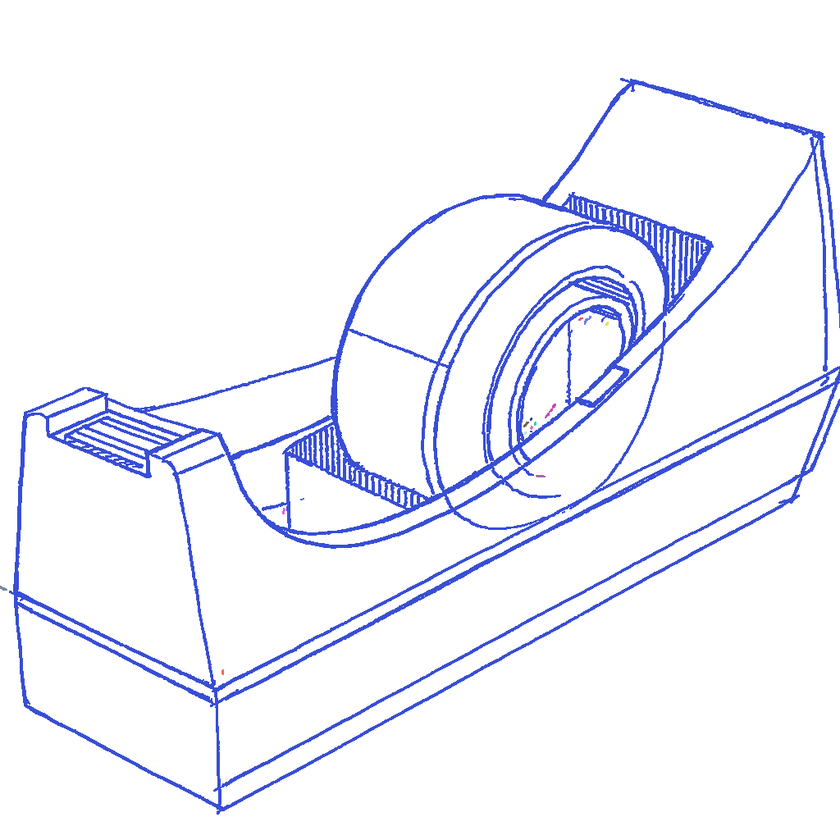
#> input picture example_good_sketch_binary_preprocessed_strokes.png, 840 x 840 px, shrunk from 1024 x 1024 before the run; its folder holds only this picture in this run
$ python stroke_segregation.py example_good_sketch_binary_preprocessed_strokes.png
#> lines starting #> are read from the running program, lines starting #| are printed output that depends on the picture
"""
Stroke Segregation Module

Separates individual strokes from a binarized sketch image.
Each connected stroke region gets a unique label/mask.
"""

# python stroke_segregation.py example_good_sketch_binary_preprocessed.png --stats
# python stroke_segregation.py example_good_sketch_binary_preprocessed.png --stats --debug

import cv2
import numpy as np
from pathlib import Path
import random


def segregate_strokes(
    input_path: str,
    output_path: str = None,
    min_stroke_area: int = 10,
    connectivity: int = 8,
    debug: bool = False,
) -> tuple[np.ndarray, int]:
    """
    Separate individual strokes from a binary sketch image.

    Args:
        input_path: Path to binary image (black lines on white background)
        output_path: Path for visualization output. If None, derived from input.
        min_stroke_area: Minimum pixel area for a valid stroke
        connectivity: 4 or 8 connected neighbors
        debug: If True, save intermediate images

    Returns:
        Tuple of (labeled_image, num_strokes)
    """
#> called with min_stroke_area = 10, connectivity = 8, debug = False
    input_p = Path(input_path)
    debug_dir = input_p.parent / "debug_stroke_segregation"
    if debug:
        debug_dir.mkdir(exist_ok=True)
        print(f"Debug output directory: {debug_dir}")

    img = cv2.imread(input_path, cv2.IMREAD_GRAYSCALE)
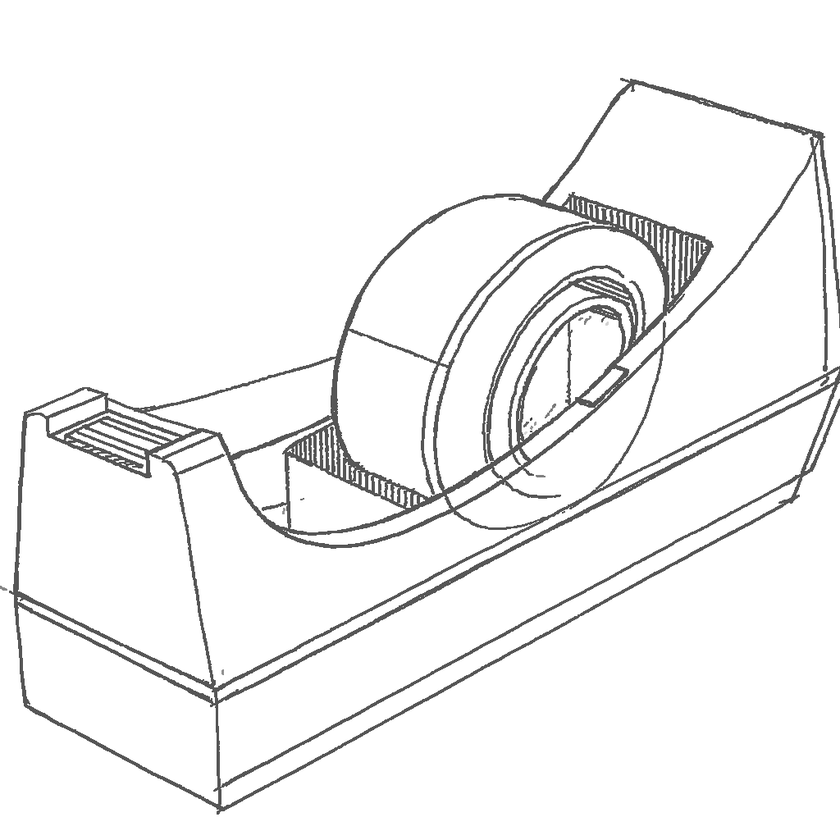
#> img: shape (840, 840); min 22, max 255, mean 243.7
    if img is None:
        raise FileNotFoundError(f"Could not load image: {input_path}")

    print(f"[1/4] Loaded image: {input_path} ({img.shape[1]}x{img.shape[0]})")
#| [1/4] Loaded image: example_good_sketch_binary_preprocessed_strokes.png (840x840)
    if debug:
        cv2.imwrite(str(debug_dir / "01_input.png"), img)

    # Invert for connected components
    inverted = cv2.bitwise_not(img)
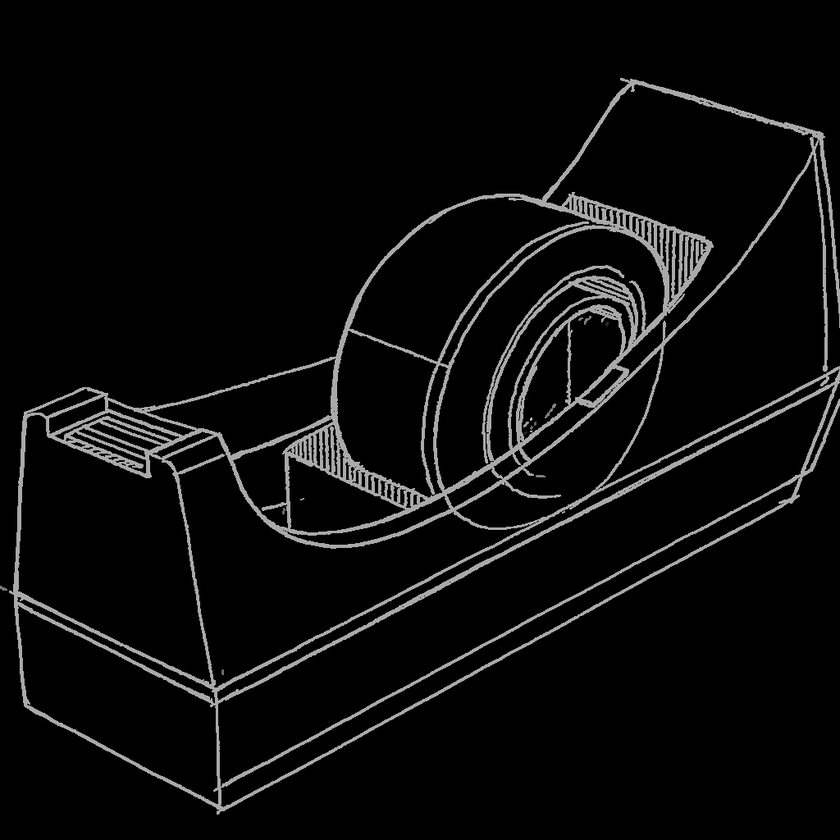
#> inverted: shape (840, 840); min 0, max 233, mean 11.3
    print(f"[2/4] Inverted (white strokes on black)")
    if debug:
        cv2.imwrite(str(debug_dir / "02_inverted.png"), inverted)

    # Connected component analysis
    num_labels, labels, stats, centroids = cv2.connectedComponentsWithStats(
        inverted, connectivity=connectivity
    )
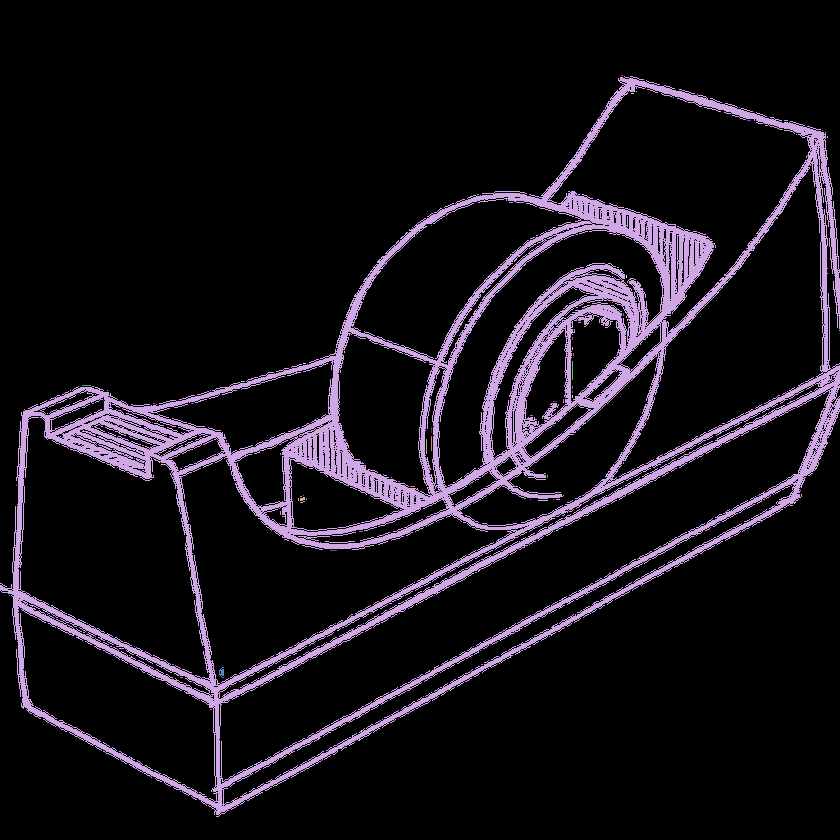
#> labels: shape (840, 840) int32; 116 distinct labels, from 0 to 115; one colour per label, 0 black
#> num_labels = 116; stats = 116 rows, first 6: [0, 0, 840, 840, 628026], [621, 75, 2, 1, 2], [0, 76, 840, 741, 77251], [636, 91, 1, 1, 1], [631, 93, 3, 1, 3], [673, 97, 1, 1, 1]; centroids = 116 pairs, first value 9 to 839, second value 75 to 791
    print(f"[3/4] Found {num_labels - 1} raw components")
#| [3/4] Found 115 raw components

    if debug:
        # Visualize raw components
        raw_vis = create_stroke_visualization(labels, num_labels - 1)
        cv2.imwrite(str(debug_dir / "03_raw_components.png"), raw_vis)

    # Filter small components
    valid_strokes = 0
    filtered_labels = np.zeros_like(labels)

    for label_id in range(1, num_labels):
        area = stats[label_id, cv2.CC_STAT_AREA]
        if area >= min_stroke_area:
            valid_strokes += 1
            filtered_labels[labels == label_id] = valid_strokes
#> this loop made 115 passes
#> area on passes 2, 67, 103: 77251, 20, 34
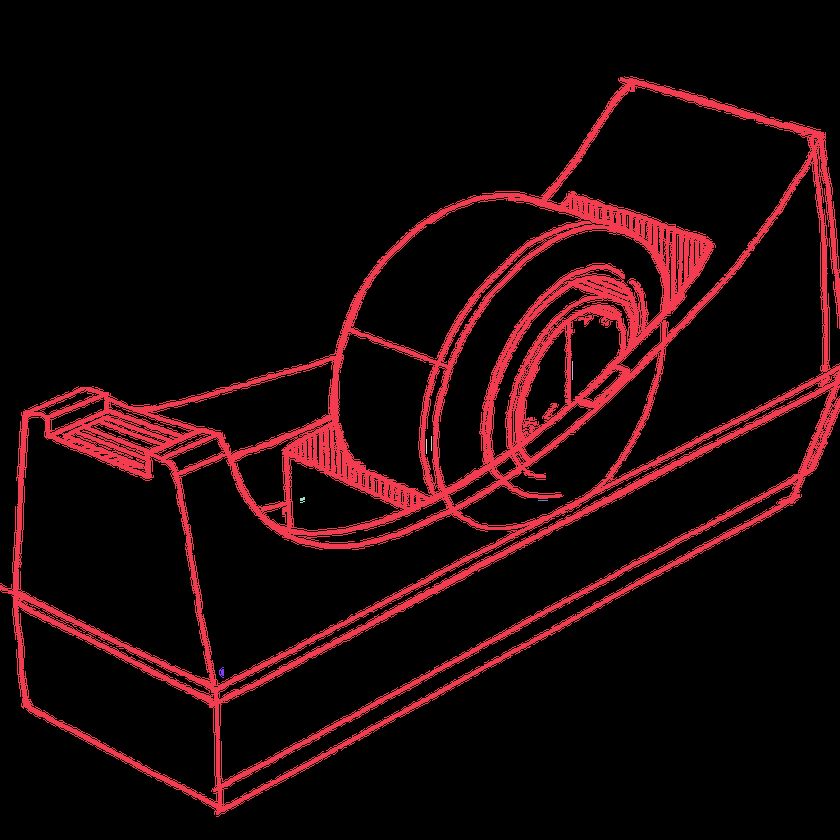
#> filtered_labels: shape (840, 840) int32; 8 distinct labels, from 0 to 7; one colour per label, 0 black
#> after the loop, valid_strokes = 7

    print(f"[4/4] Filtered to {valid_strokes} valid strokes (min_area={min_stroke_area})")
#| [4/4] Filtered to 7 valid strokes (min_area=10)

    if debug:
        filtered_vis = create_stroke_visualization(filtered_labels, valid_strokes)
        cv2.imwrite(str(debug_dir / "04_filtered_strokes.png"), filtered_vis)

    # Final visualization
    if output_path is None:
        output_path = str(input_p.parent / f"{input_p.stem}_strokes.png")

    vis = create_stroke_visualization(filtered_labels, valid_strokes)
    cv2.imwrite(output_path, vis)
    print(f"Saved stroke visualization to: {output_path}")

    if debug:
        cv2.imwrite(str(debug_dir / "final_output.png"), vis)
        print(f"\nDebug images saved to: {debug_dir}/")

    return filtered_labels, valid_strokes


def create_stroke_visualization(labels: np.ndarray, num_strokes: int) -> np.ndarray:
    """Create a color visualization where each stroke has a unique color."""
#> called with num_strokes = 7
    random.seed(42)
    colors = [(255, 255, 255)]  # Background = white
    for _ in range(num_strokes):
        colors.append((
            random.randint(50, 255),
            random.randint(50, 255),
            random.randint(50, 255),
        ))

    vis = np.zeros((*labels.shape, 3), dtype=np.uint8)
    for label_id in range(num_strokes + 1):
        vis[labels == label_id] = colors[label_id]
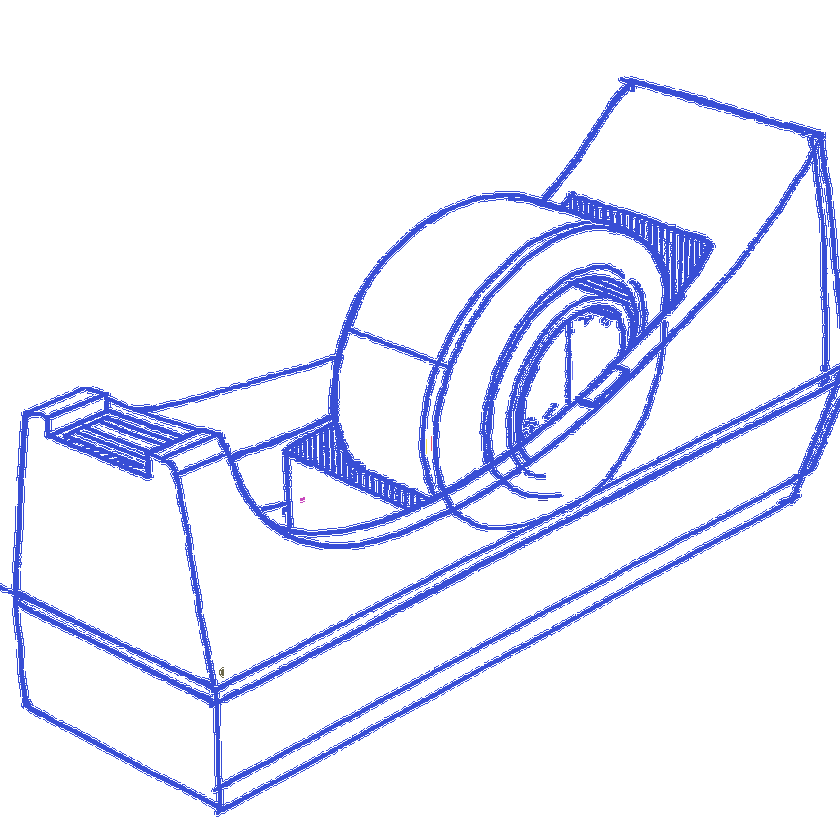
#> vis: shape (840, 840, 3); mean of channels 0, 1, 2 250.4, 235.6, 233.2; drawn as B, G, R

    return vis


def get_stroke_mask(labels: np.ndarray, stroke_id: int) -> np.ndarray:
    """Extract a binary mask for a specific stroke."""
    return (labels == stroke_id).astype(np.uint8) * 255


def get_stroke_stats(labels: np.ndarray, num_strokes: int) -> list[dict]:
    """Get bounding box and area stats for each stroke."""
    stats = []
    for stroke_id in range(1, num_strokes + 1):
        mask = labels == stroke_id
        points = np.where(mask)
        if len(points[0]) == 0:
            continue

        y_min, y_max = points[0].min(), points[0].max()
        x_min, x_max = points[1].min(), points[1].max()

        stats.append({
            "id": stroke_id,
            "area": int(mask.sum()),
            "bbox": (int(x_min), int(y_min), int(x_max), int(y_max)),
            "centroid": (int(points[1].mean()), int(points[0].mean())),
        })

    return stats


def main():
    import argparse

    parser = argparse.ArgumentParser(description="Segregate strokes from binarized sketch")
    parser.add_argument("input", nargs="?", default="example_good_sketch_binary.png", help="Input binary image")
    parser.add_argument("-o", "--output", help="Output visualization path")
    parser.add_argument("--min-area", type=int, default=10, help="Minimum stroke area (default: 10)")
    parser.add_argument("--stats", action="store_true", help="Print statistics for each stroke")
    parser.add_argument("--debug", action="store_true", help="Save intermediate images")

    args = parser.parse_args()

    labels, num_strokes = segregate_strokes(
        args.input,
        args.output,
        min_stroke_area=args.min_area,
        debug=args.debug,
    )
#> num_strokes = 7

    if args.stats:
        print("\n--- Stroke Statistics ---")
        stats = get_stroke_stats(labels, num_strokes)
        for s in stats:
            print(f"Stroke {s['id']}: area={s['area']}, bbox={s['bbox']}")


if __name__ == "__main__":
    main()
